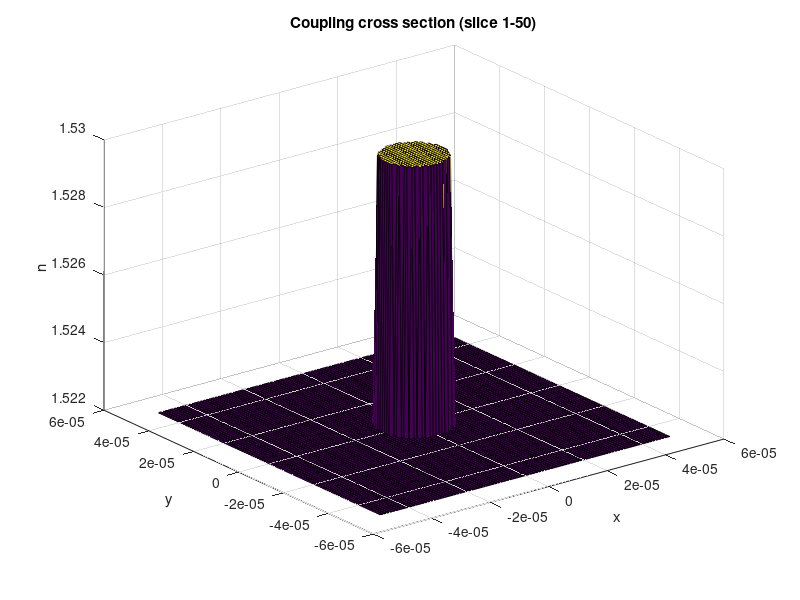
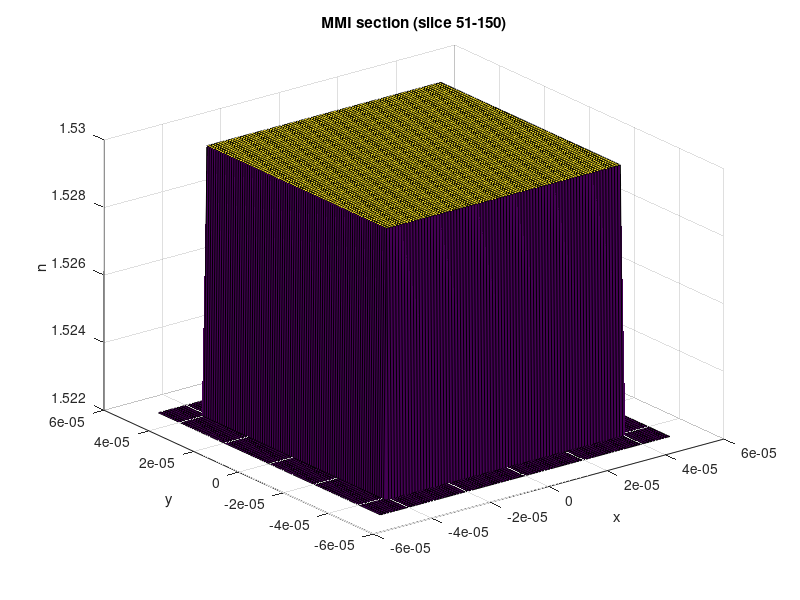
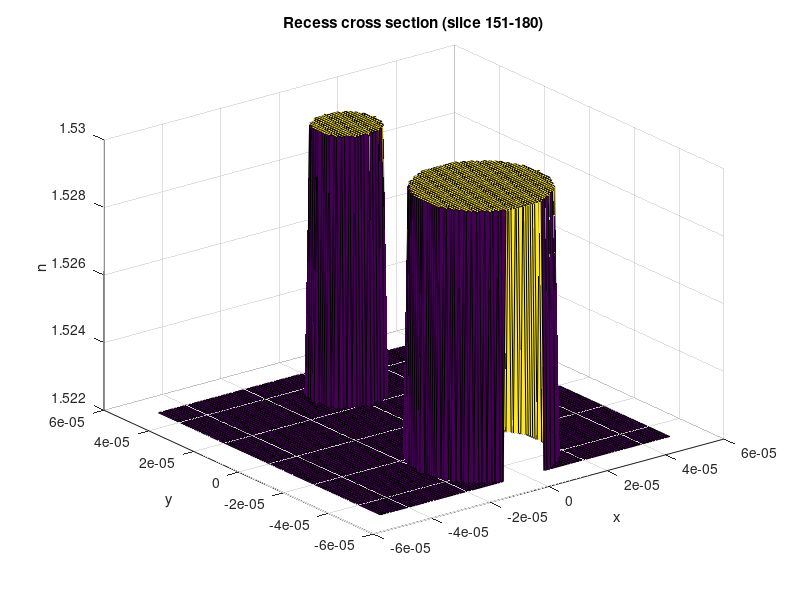
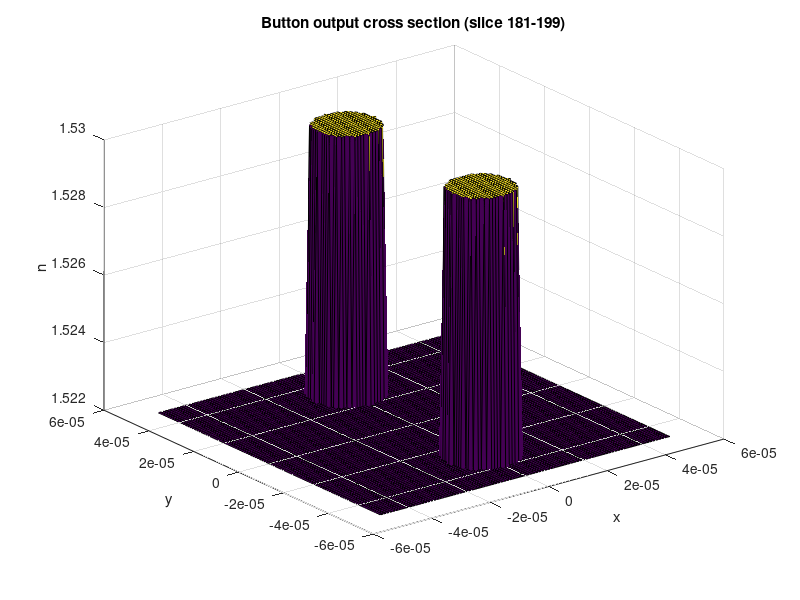

Reproduce these figures in MATLAB, in order.
%% Recess in the decoupling area/Aussparung im Bereich der Ausgangswellenleiter
dx_coarse = 1e-6;                    % Step coarse for fine step               
dy_coarse = 1e-6;                    % Step coarse for fine step
dz        = 1e-6;                    % Propagationstep µm(1e-6)
L_x = 99e-6; % Länge der querschnitt in x
L_y = 99e-6;
n_glass = 1.522;
n_1 = 1.530;

%% Grid
x = linspace(-L_x/2,L_x/2,100);    
y = linspace(-L_y/2,L_y/2,100);
% x = [0: dx_coarse: 99*dx_coarse];
% y = [0: dy_coarse: 99*dy_coarse];

z = [0:dz:199*dz];                                                                % Base vector
[xg,yg,zg] = meshgrid(x,y,z);                                                       % Base grid

n = ones(length(y),length(x))*n_glass; 
n_dim = size(n);

%% coupling area
% rectangle: length=width=10*dx_coarse

% len_Ein = 10;
% n(n_dim(1)/2 - len_Ein:n_dim(1)/2 + len_Ein, n_dim(2)/2 - len_Ein:n_dim(2)/2 + len_Ein) = 1.530;

% Circle: radius=10*dx_coarse
z_coup = [0:dz:49*dz];

rad_coup = 10*dx_coarse;
B=sqrt(xg(:,:,1).^2+yg(:,:,1).^2)<=rad_coup;
n(B)=n_1;
nc = repmat(n,[1 1 length(z_coup)]);

figure
surf(xg(:,:,1),yg(:,:,1),nc(:,:,1))
xlabel('x')
ylabel('y')
zlabel('n')
title('Coupling cross section (slice 1-50)')
%% MMI area
% rectangle: length=width=10*dx_coarse
z_MMI = [50*dz:dz:149*dz];

n = ones(length(y),length(x))*n_glass; 
len_MMI = 80;
n(n_dim(1)/2 - len_MMI/2:n_dim(1)/2 + len_MMI/2, n_dim(2)/2 - len_MMI/2:n_dim(2)/2 + len_MMI/2) = n_1;
n = repmat(n,[1 1 length(z_MMI)]);
nc = cat(3,nc,n);

figure
surf(xg(:,:,1),yg(:,:,1),nc(:,:,51))
xlabel('x')
ylabel('y')
zlabel('n')
title('MMI section (slice 51-150)')

%% decoupling area
% rectangle: length=width=10*dx_coarse

% len_Ein = 10;
% n(n_dim(1)/2 - len_Ein:n_dim(1)/2 + len_Ein, n_dim(2)/2 - len_Ein:n_dim(2)/2 + len_Ein) = 1.530;


% Circle: radius=10*dx_coarse
% center of the circle
n = ones(length(y),length(x))*n_glass; 
z_decoup = [150*dz:dz:199*dz];% z_decoup = z_recess + z_button_output

rad_decoup_top = 10*dx_coarse;
a = xg(:,:,1);
center_top_x = a(50,50);
a = yg(:,:,1);
center_top_y = a(80,80);

rad_decoup_button = 10*dx_coarse;
a = xg(:,:,1);
center_button_x = a(50,50);
a = yg(:,:,1);
center_button_y = a(20,20);


% top output and Recess area(Circle)
n = ones(length(y),length(x))*n_glass; 
rad_Recess_button = 20*dx_coarse;
z_recess = [150*dz:dz:179*dz];
B=sqrt((xg(:,:,1)-center_top_x).^2+(yg(:,:,1)-center_top_y).^2)<=rad_decoup_top;
n(B)=n_1;
B=sqrt((xg(:,:,1)-center_button_x).^2+(yg(:,:,1)-center_button_y).^2)<=rad_Recess_button;
n(B)=n_1;

n = repmat(n,[1 1 length(z_recess)]);
nc = cat(3,nc,n);



% button output
n = ones(length(y),length(x))*n_glass; 
z_button_output = [180*dz:dz:199*dz];
B=sqrt((xg(:,:,1)-center_top_x).^2+(yg(:,:,1)-center_top_y).^2)<=rad_decoup_top;
n(B)=n_1;
B=sqrt((xg(:,:,1)-center_button_x).^2+(yg(:,:,1)-center_button_y).^2)<=rad_decoup_button;
n(B)=n_1;

n = repmat(n,[1 1 length(z_button_output)]);
nc = cat(3,nc,n);

figure
surf(xg(:,:,1),yg(:,:,1),nc(:,:,151))
xlabel('x')
ylabel('y')
zlabel('n')
title('Recess cross section (slice 151-180)')

figure
surf(xg(:,:,1),yg(:,:,1),nc(:,:,181))
xlabel('x')
ylabel('y')
zlabel('n')
title('Button output cross section (slice 181-199)')
%% x-z Visualization
figure
n_int = squeeze(sum(abs(nc) .* abs(yg)));
surf(z(2:end),x,squeeze(n_int(:,2:end))/max(max(n_int(:,2:end))))

xlabel('z [\mum]')
ylabel('x [\mum]')
zlabel('n')
title('Recess decoupling: x-z cross section after y-integration')


